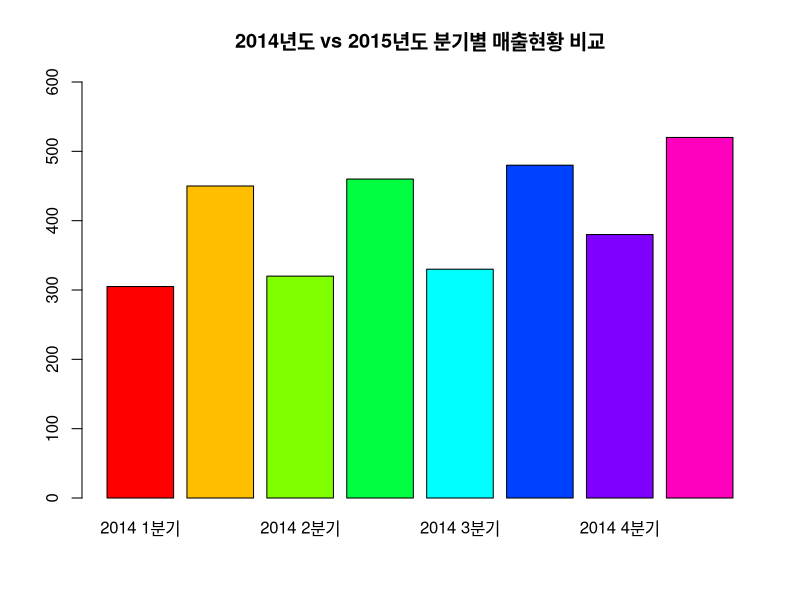
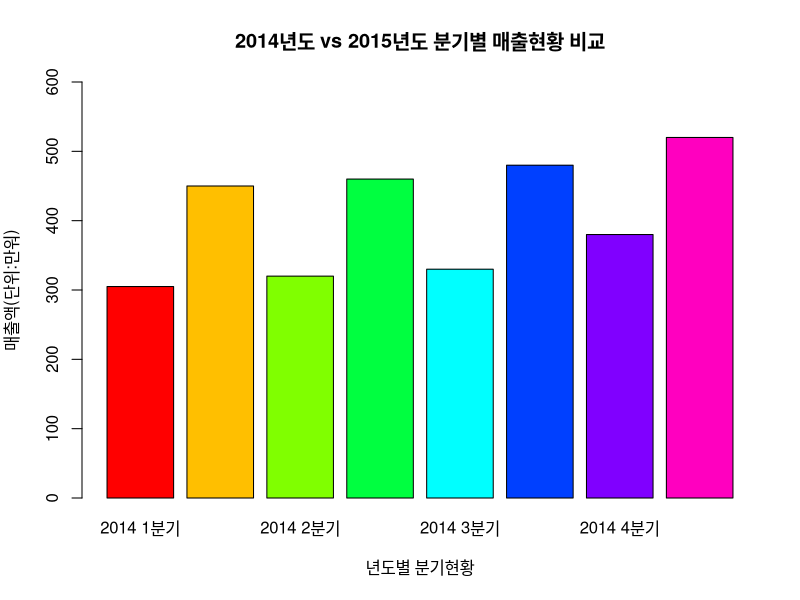
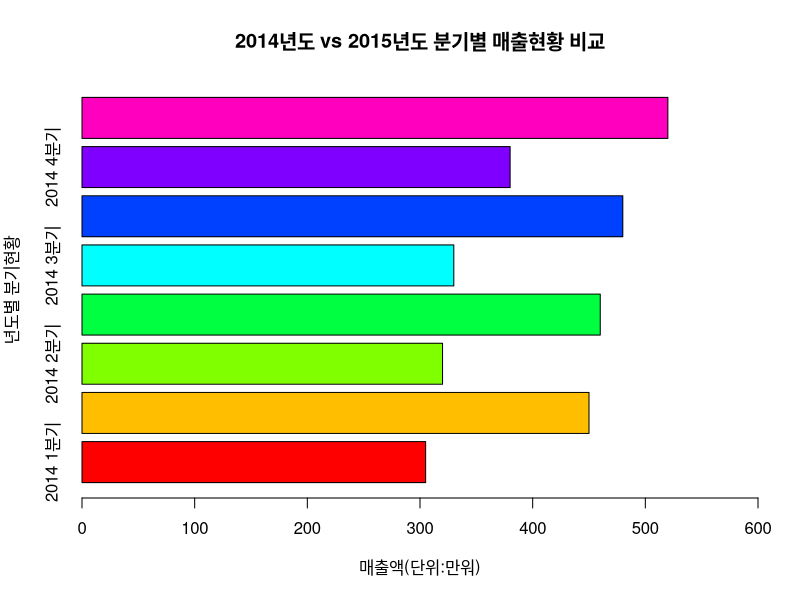
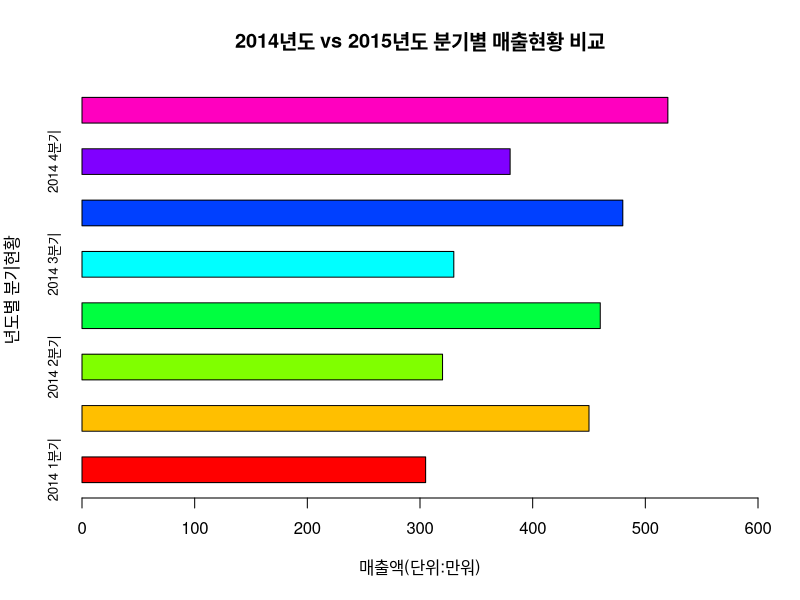
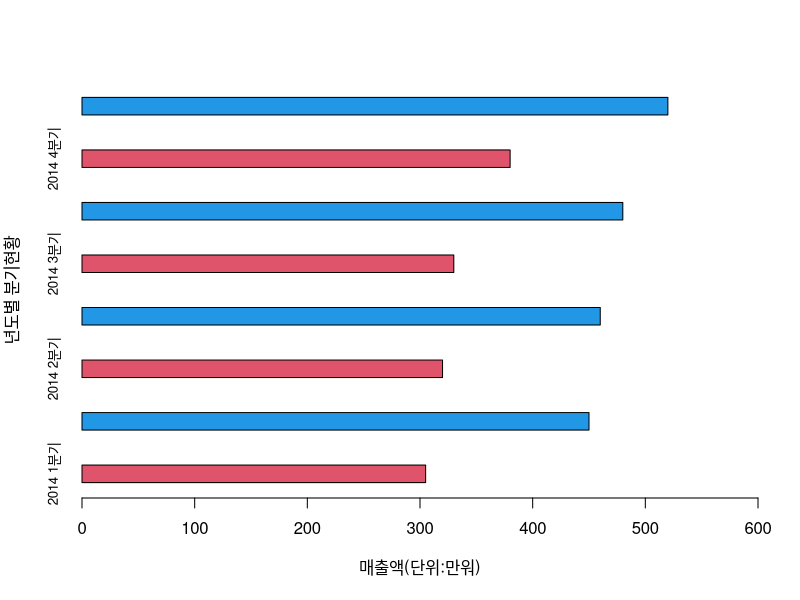
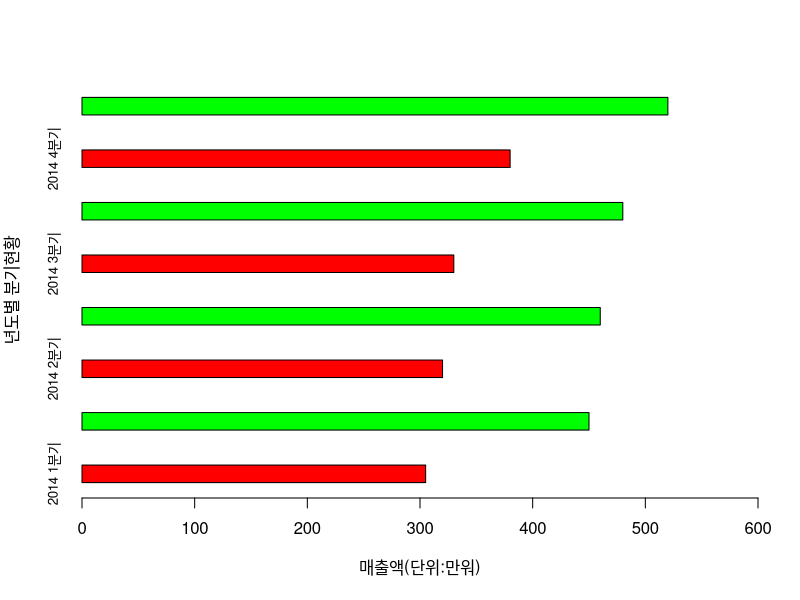
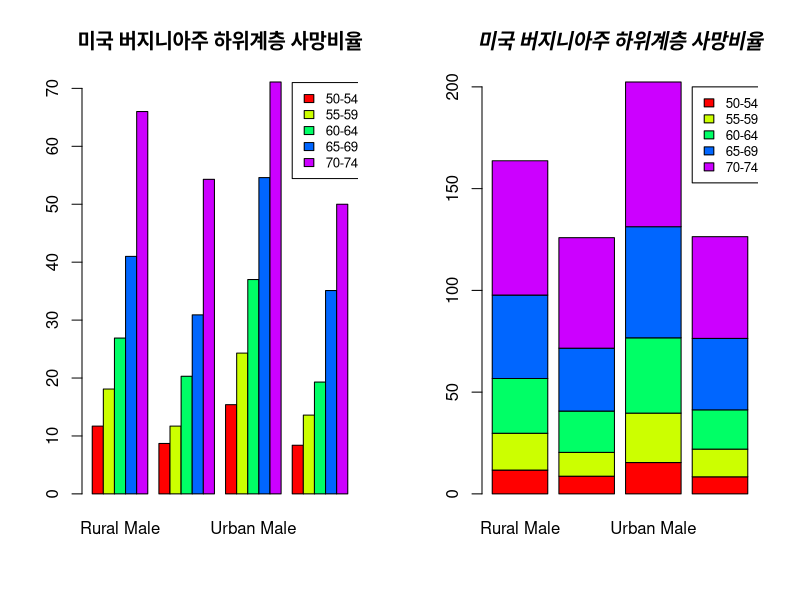
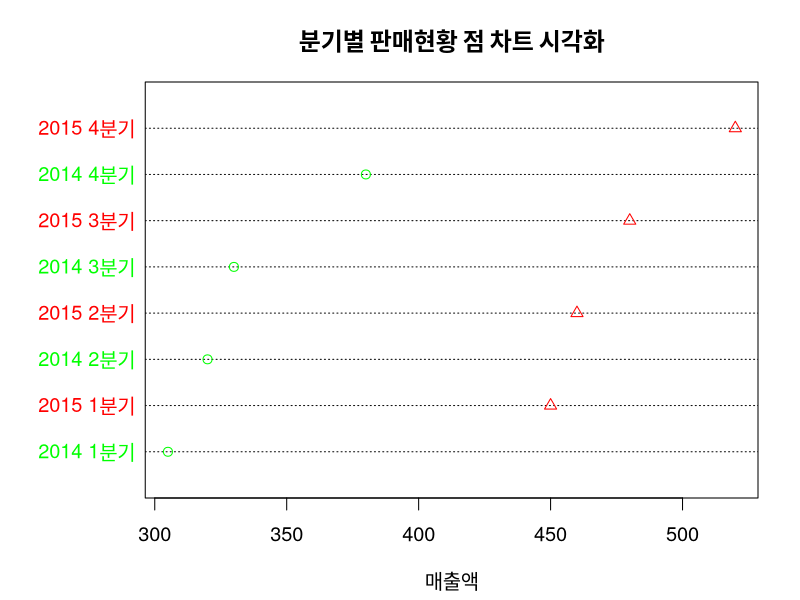

The R source for these figures, in order: (Note: this script raises an error after producing the figures.)
#chap05_DataVisualization

#####################################
## Chapter05. 데이터 시각화 
#####################################
# 이산변수와 연속변수 시각화

# 1. 이산변수(discrete quantitative data) 시각화
# - 정수단위로 나누어 측정할 수 있는 변수

# 1) 막대차트 시각화

# (1) 세로 막대 차트

# 막대차트 데이터 생성
chart_data <- c(305,450, 320, 460, 330, 480, 380, 520) 
names(chart_data) <- c("2014 1분기","2015 1분기","2014 2분기","2015 2분기","2014 3분기","2015 3분기","2014 4분기","2015 4분기")
str(chart_data)
chart_data

# 세로 막대 차트 
barplot(chart_data, ylim=c(0,600),  
        col=rainbow(8), main ="2014년도 vs 2015년도 분기별 매출현황 비교") 
help("barplot")
barplot(chart_data, ylim=c(0,600), ylab="매출액(단위:만워)", xlab="년도별 분기현황",  
        col=rainbow(8), main ="2014년도 vs 2015년도 분기별 매출현황 비교") 

# (2) 가로 막대 차트 
help("barplot")
barplot(chart_data, xlim=c(0,600), horiz=TRUE, 
        xlab="매출액(단위:만워)", ylab="년도별 분기현황",  
        col=rainbow(8), 
        main ="2014년도 vs 2015년도 분기별 매출현황 비교") 
barplot(chart_data, xlim=c(0,600), horiz=TRUE, 
        xlab="매출액(단위:만워)", ylab="년도별 분기현황",  
        col=rainbow(8),space = 1, cex.names = 0.8,
        main ="2014년도 vs 2015년도 분기별 매출현황 비교") 

# red와 blue 색상 4회 반복
barplot(chart_data, xlim=c(0,600), horiz=TRUE, 
        xlab="매출액(단위:만워)", ylab="년도별 분기현황",  
        space = 2, cex.names = 0.8, col=rep(c(2, 4),4)) 

# red와 green 색상 4회 반복
barplot(chart_data, xlim=c(0,600), horiz=TRUE, 
        xlab="매출액(단위:만워)", ylab="년도별 분기현황",  
        space = 2, cex.names = 0.8, col=rep(c("red","green"),4) ) 


# 누적 막대 차트 

# [실습] 데이터 셋 가져오기 
data(VADeaths)
VADeaths

str(VADeaths)
class(VADeaths)
mode(VADeaths)


# [실습] 개별 차트와 누적 차트 그리기 

# 개별 차트
par(mfrow=c(1,2)) # 1행 2열 그래프 보기
barplot(VADeaths, beside=T,col=rainbow(5), 
        main="미국 버지니아주 하위계층 사망비율")
legend(19, 71, c("50-54","55-59","60-64","65-69","70-74"), cex=0.8, fill=rainbow(5))

# 누적 차트
barplot(VADeaths, beside=F,col=rainbow(5))
title(main ="미국 버지니아주 하위계층 사망비율",font.main=4) 
legend(3.8, 200, c("50-54","55-59","60-64","65-69","70-74"), cex=0.8, fill=rainbow(5) )


# 2) 점 차트 시각화
help(dotchart)

par(mfrow=c(1,1)) # 1행 1열 그래프 보기
dotchart(chart_data, color=c("green","red"), lcolor="black", pch=1:2,
         labels=names(chart_data), xlab="매출액",
         main="분기별 판매현황 점 차트 시각화", cex=1.2)


# 3) 원형 차트 시각화
help(pie)
pie(chart_data, labels = names(chart_data), 
    border='blue', col=rainbow(8), cex=1.2) 
title("2014~2015년도 분기별 매출현황")


# 2. 연속변수(Continuous quantitative data) 시각화
# - 시간, 길이 등과 같은 연속성을 가진 변수

# 1) 상자 그래프 시각화

boxplot(VADeaths, range=0) # 상자 그래프 시각화
# range=0 : 최소값과 최대값을 점선으로 연결하는 역할

boxplot(VADeaths, range=0, notch=T)
abline(h=37, lty=3, col="red") # 기준선 추가(lty=3 : 선 스타일-점선)

summary(VADeaths)

# 2) 히스토그램 시각화
data(iris) # iris 데이터 셋 가져오기
names(iris) 
str(iris) 
head(iris)

summary(iris$Sepal.Length)

hist(iris$Sepal.Length, xlab="iris$Sepal.Length",
     col="magenta",
     main="iris 꽃받침 길이 histogram", xlim=c(4.3, 7.9))

summary(iris$Sepal.Width)

hist(iris$Sepal.Width, xlab="iris$Sepal.Width",
     col="mistyrose",
     main="iris 꽃받침 넓이 histogram", xlim=c(2.0, 4.5))

par(mfrow=c(1,2))

hist(iris$Sepal.Width, xlab="iris$Sepal.Width",
     col="green",
     main="iris 꽃받침 넓이 histogram", xlim=c(2.0, 4.5))

# 확률 밀도로 히스토그램 그리기 - 연속형변수의 확률 
hist(iris$Sepal.Width, xlab="iris$Sepal.Width",
     col="mistyrose",freq = F,
     main="iris 꽃받침 넓이 histogram", xlim=c(2.0, 4.5))

# 밀도를 기준으로 line을 그려준다.
lines(density(iris$Sepal.Width), col="red")

# 정규분포 곡선 추정 
par(mfrow=c(1,1))

# 히스토그램 시각화 
hist(iris$Sepal.Width, xlab="iris$Sepal.Width",
     col="mistyrose",freq = F,
     main="iris 꽃받침 넓이 histogram", xlim=c(2.0, 4.5))

# 밀도 분포곡선 추가 
lines(density(iris$Sepal.Width), col="red")
x <- seq(2.0, 4.5, 0.1)
# 정규분포곡선 추가 
curve(dnorm(x, mean=mean(iris$Sepal.Width), sd=sd(iris$Sepal.Width)), 
      col="blue", add = T)


# 3) 산점도 시각화
price <- runif(10, min=1, max=100) # 1~100사이 10개 난수 발생
plot(price)

par(new=T) # 차트 추가 
line_chart = 1:100  
plot(line_chart, type="l", col="red", axes=F, ann=F) 

text(70,80, "대각선 추가", col='blue')


# [실습] type 속성으로 그리기

par(mfrow=c(2,2)) # 2행 2열 차트 그리기
plot(price, type="l") # 유형 : 실선
plot(price, type="o") # 유형 : 원형과 실선
plot(price, type="h") # 직선
plot(price, type="s") # 꺾은선

# [실습] pch 속성으로 그리기
plot(price, type="o", pch=5) # 빈 사각형
plot(price, type="o", pch=15)# 채워진 마름모
plot(price, type="o", pch=20, col="blue") #color 지정
plot(price, type="o", pch=20, col="orange", cex=1.5) #character expension(확대)

plot(price, type="o", pch=20, col="green", cex=2.0, lwd=3) #lwd : line width

methods(plot)
par(mfrow=c(1,1))

data('WWWusage')
str(WWWusage) # Time-Series
plot(WWWusage)


# 4) 중첩 자료 시각화

# [실습] 중복된 자료의 수 만큼 점의 크기 확대하기

# 단계1. 두 개의 벡터 객체  
x <- c(1,2,3,4,2,4)
y <- rep(2, 6)
x # 1 2 3 4 2 4
y #  2 2 2 2 2 2

# 단계2. 교차테이블 작성 
table(x, y)


# 단계3. 산점도 시각화 
plot(x, y) # plot(y ~ x)

# 단계4. 데이터프레임 생성 
xy.df <- as.data.frame(table(x, y))  
xy.df

# 단계5. 좌표에 중복된 수 만큼 점 확대 
plot(x, y, pch=15, col='blue', cex=0.8 * xy.df$Freq, 
     xlab="x 벡터 원소", ylab="y 벡터 원소")


# [실습] galton 데이터 셋 대상 중복 자료 시각화  

# 단계1. galton 데이터 셋 가져오기 
library(psych) # 패키지 로드
data(galton) # galton 데이터 셋 가져오기 
head(galton)


# 단계2. 데이터프레임으로 변환 
galtonData <- as.data.frame(table(galton$child, galton$parent))
head(galtonData) # Var1 Var2 Freq(중복 수) 
str(galtonData) # 154 obs(928 관측치가 중복 제외한 154개 관측치 생성 )

# 단계3. 칼럼 단위 추출 
names(galtonData)=c("child","parent", "freq") # 컬럼에 이름 지정
head(galtonData)

parent <- as.numeric(galtonData$parent)
child <- as.numeric(galtonData$child)

# 단계4. 점의 크기 확대  
plot(parent, child, pch=21, col="blue", bg="green",
     cex=0.2*galtonData$freq, xlab="parent", ylab="child")


# 5) 변수 간의 비교 시각화

# [실습] 4개 변수의 상호비교
attributes(iris)
data(iris)
help(pairs)
pairs(iris[,1:4]) # Sepal.Length Sepal.Width Petal.Length Petal.Width


# [실습] 꽃의 종류가 “virginica”와 “setosa”를 대상으로 4개 변수 상호비교 
pairs(iris[iris$Species=="virginica", 1:4])
pairs(iris[iris$Species=="setosa", 1:4])



# [실습] 3차원 산점도 시각화

# 단계1. 패키지 설치 및 로딩 
install.packages('scatterplot3d')
library(scatterplot3d)
# Fector의 levels 보기 
levels(iris$Species) # [1] "setosa"     "versicolor" "virginica" 

# 단계2. 꽃의 종류별 분류 
iris_setosa = iris[iris$Species == 'setosa',]
iris_versicolor = iris[iris$Species == 'versicolor',]
iris_virginica = iris[iris$Species == 'virginica',]

# 단계3. 3차원 틀 생성 
d3 <- scatterplot3d(iris$Petal.Length, iris$Sepal.Length, iris$Sepal.Width, type='n')


# 단계4. 3차원 산점도 시각화
d3$points3d(iris_setosa$Petal.Length, iris_setosa$Sepal.Length,
            iris_setosa$Sepal.Width, bg='orange', pch=21)

d3$points3d(iris_versicolor$Petal.Length, iris_versicolor$Sepal.Length,
            iris_versicolor$Sepal.Width, bg='blue', pch=23)

d3$points3d(iris_virginica$Petal.Length, iris_virginica$Sepal.Length,
            iris_virginica$Sepal.Width, bg='green', pch=25)
